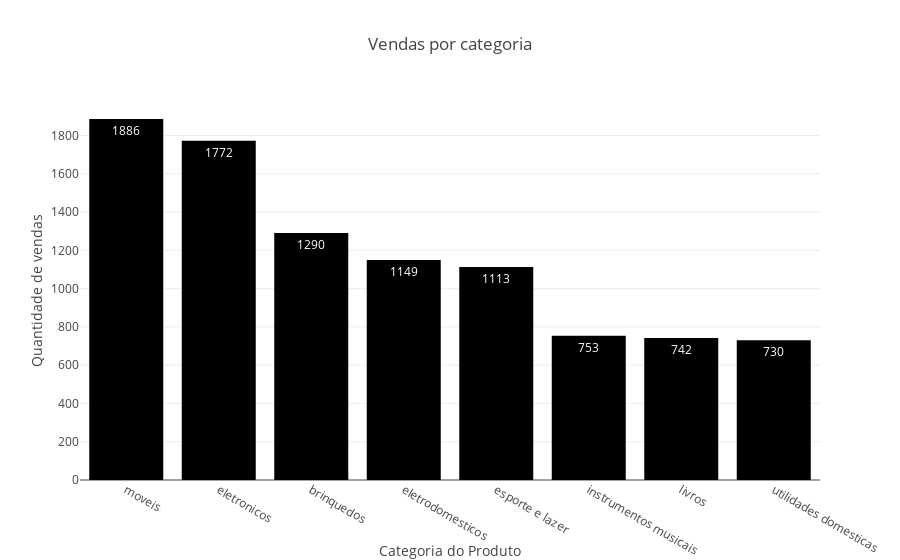

Write notebook code for a chart like this one.
### Code cell
## Gráfico de venda por UF

fig_vendas_estados = px.bar(vendas_estados.head(),
                            x='Local da compra',
                            y='Preço',
                            text_auto=True,
                            title='Top 5 estados'
                            )

fig_vendas_estados.update_layout(yaxis_title='Quantidade de vendas')

fig_vendas_categorias = px.bar(vendas_categorias,
                               text_auto=True,
                               title='Vendas por categoria')
fig_vendas_categorias.update_layout(showlegend=False, yaxis_title='Quantidade de vendas')

### Figure 1 — Plotly figure (JSON) as saved in the notebook; plotly's stock layout.template omitted (floating-point values rounded to 4 significant figures)
{"data": [{"alignmentgroup": "True", "hovertemplate": "variable=Preço<br>Categoria do Produto=%{x}<br>value=%{y}<extra></extra>", "legendgroup": "Preço", "marker": {"color": "#000001", "pattern": {"shape": ""}}, "name": "Preço", "offsetgroup": "Preço", "orientation": "v", "showlegend": true, "textposition": "auto", "texttemplate": "%{y}", "x": ["moveis", "eletronicos", "brinquedos", "eletrodomesticos", "esporte e lazer", "instrumentos musicais", "livros", "utilidades domesticas"], "xaxis": "x", "y": [1886, 1772, 1290, 1149, 1113, 753, 742, 730], "yaxis": "y", "type": "bar"}], "layout": {"xaxis": {"anchor": "y", "domain": [0.0, 1.0], "title": {"text": "Categoria do Produto"}}, "yaxis": {"anchor": "x", "domain": [0.0, 1.0], "title": {"text": "Quantidade de vendas"}}, "legend": {"title": {"text": "variable"}, "tracegroupgap": 0}, "title": {"text": "Vendas por categoria"}, "barmode": "relative", "showlegend": false}}
